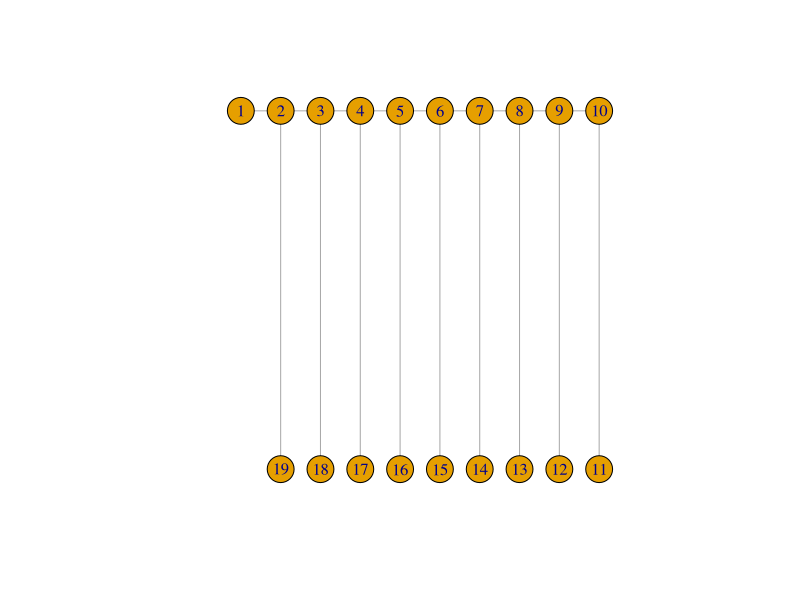

Source code (R):
library(igraph)

a <- 1
b <- 1

n <- 10

R <- c(rep(a, (n-1)), rep(b, (n-1)))



# edges...
Vert <- matrix(c(1:n, n:2, rep(0,n), rep(-0.5,(n-1))), nrow = 2*n-1)
Edges <- data.frame(from = c(1:(n-1), n:2), to = c(2:n, (n+1):(2*n-1)), weights = R) # , weights = rep(1,(2*N_x*N_y - (N_x+N_y))))     


the_graph <- graph_from_data_frame(Edges, directed = FALSE)
lo <- layout.norm(as.matrix(Vert))
plot(the_graph, layout = lo, directed = FALSE, edge.arrow.size=0)


# solving
L <- laplacian_matrix(the_graph)
for(i in (n+1):(2*n-1)){
  L[i,i] <- L[i,i] + 0.1
}

# Boundary conditions: 
# - current @ node 1 = +10
# - voltage @ node 11:19 = 0 => perturb the laplacian at all these points??
p <- matrix(rep(-1, nrow(Vert)), ncol = 1)
p[1,] <- +10
p[(n+1):(2*n-1),] <- -1

q <- SparseM::solve(L,p)


# p <- matrix(rep(0, nrow(Vert)), ncol = 1)
# p[12,] <- 1
# p[68,] <- 0
# q <- solve(L,p)

print(R)

